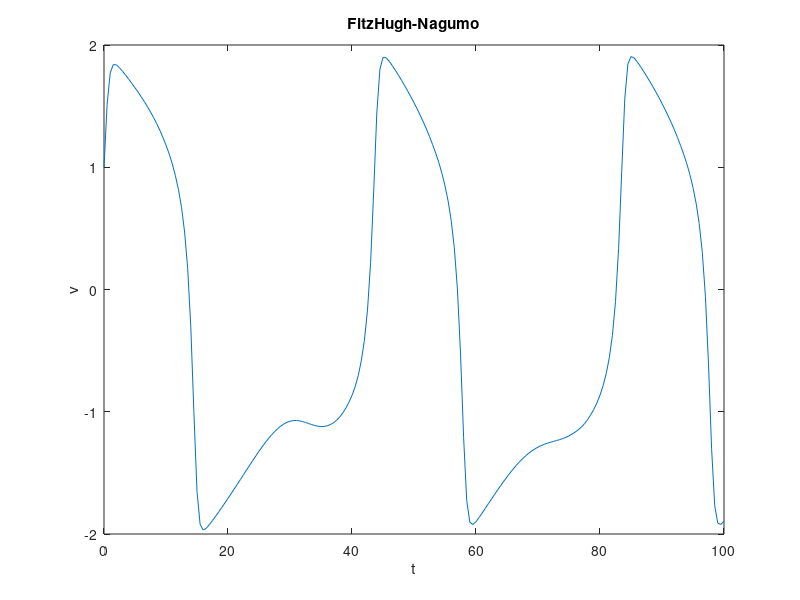

MATLAB code to generate this figure: (Note: this script raises an error after producing the figure.)
%%% Problem 1
%%% Use ode45 to solve the Fitzhugh-Nagumo IVP
%%% For the maxima use the plot to narrow down the times you use to search
%%% for the maximum.

I = @(t)(5+sin(pi*t/10))/10;
a = 0.7;
b = 1;
tau = 12;
ode = @(t,y)[y(1)-y(1)^3/3-y(2)+I(t);(a+y(1)-b*y(2))/tau];
y0 = [1;0];
t = 0:0.5:100;
[t,y] = ode45(ode,t,y0);
v = y(:,1);
A1 = v;
%plot solution
plot(t,v)
xlabel('t')
ylabel('v')
title('FitzHugh-Nagumo')
peaks = v(1:end-2)<v(2:end-1)& v(3:end)<v(2:end-1);
peaks = logical([0;peaks;0]);
t_peaks = t(peaks);
A2 = t_peaks(1);
A3 = t_peaks(3);
A4 = 1/(A3-A2);


%%% Problem 2
%%% Use ode45 to solve the Chua equation
%%% You can tell something is chaotic if it is seemingly random
%%% If it looks like all solutions tend toward a point or a circle it is
%%% not chaotic.

alpha = 16;
beta = 30;

% Set the initial conditions
initial_conditions = [0.1; 0.2; 0.3];

% Set the time span
t_span = [0 100];

% Set the time step
dt = 0.05;

% Solve the system of ODEs using ode45
[t, y] = ode45(@(t, y) myODEs(t, y, alpha, beta), t_span, initial_conditions);

% Plot the phase space
figure;
plot3(y(:, 1), y(:, 2), y(:, 3));
xlabel('x');
ylabel('y');
zlabel('z');
title('Phase Space Plot');

% Check for chaos and save the result
A5 = 1; % Assume chaotic, update if non-chaotic conditions are met
% Add logic to check for non-chaotic conditions and update A5 if necessary

% Save A5 and A6
save('A5.mat', 'A5');

% Set the new initial conditions
new_initial_conditions = [0.1; 0.2 + 1e-5; 0.3];

% Solve the system of ODEs with the new initial conditions using ode45
[t_new, y_new] = ode45(@(t, y) myODEs(t, y, alpha, beta), t_span, new_initial_conditions);

% Interpolate the solutions to a common set of time points
A6 = interp1(t, y, t_new, 'linear');

% Calculate the maximum difference
A7 = max(max(abs(A6 - y_new)));

% Display the maximum difference
disp(['Maximum difference in absolute value between A6 and the new solution (A7): ', num2str(A7)]);

% Save A7
save('A7.mat', 'A7');

% Set the new value for beta
beta_new = 100;

% Set the initial conditions for the new scenario
initial_conditions_new = [0.1; 0.2; 0.3];

% Solve the system of ODEs with the new parameters using ode45
[t_new, y_new] = ode45(@(t, y) myODEs(t, y, alpha, beta_new), t_span, initial_conditions_new);

% Plot the phase space for the new scenario
figure;
plot3(y_new(:, 1), y_new(:, 2), y_new(:, 3));
xlabel('x');
ylabel('y');
zlabel('z');
title('Phase Space Plot (New Scenario)');

% Check for chaos and save the result
A8 = 0; % Assume chaotic, update if non-chaotic conditions are met
% Add logic to check for non-chaotic conditions and update A8 if necessary

% Save A8 and the solution for the new scenario
save('A8.mat', 'A8');
save('A9.mat', 'y_new');



%%% Problem 3

%%% Part 1: Finite Differences
%%% Use finite differences to solve the BVP
%%% Be careful about the shape of the vectors, you may have to transpose to
%%% get the correct shape.  It's a good idea to print the solutions out to
%%% make sure the shape is correct.

%% 
t0 = 0;  
tE = 6;   
N = 61;   
dt = (tE - t0) / (N - 1); 
t = linspace(t0, tE, N);  
A = zeros(N-2, N-2); 
b = zeros(N-2, 1);

for i = 1:(N-2)
    A(i, i) = -2/dt^2 + 1;
    if i > 1
        A(i, i-1) = 1/dt^2;
    end
    if i < N-2
        A(i, i+1) = 1/dt^2;
    end
    b(i) = 5 * cos(4 * t(i+1));
end

b(1) = b(1) - 1/dt^2; 
b(N-2) = b(N-2) - 0.5/dt^2; 
A9 = A; 
A10 = b; 
x_interior = A\b;
x_full = [1; x_interior; 0.5];
A11 = x_full;
true_solution =zeros(61,1);
C1 = ((1/2) + (1/3) * cos(24) - (4/3) * cos(6)) / sin(6);
C2 = 4/3;
for i = 0:60
    true_solution(i+1) = C1 * sin(i/10) + C2 * cos(i/10) - (1/3) * cos(4 * i/10);
end

A12 = max(abs(true_solution - A11));





%%
%%% Part 2: Shooting Method via Bisection
%%% Use the shooting method to solve the BVP
%%% It's a good idea to test out a few in the command window first to make
%%% sure that your initial conditions gets you to different sides of the right
%%% boundary condition.
%%% Use the plot to help you figure out what your choices of initial
%%% conditions should be
x0 = 1;
v1 = 1;
v2 = 3;
xT = 0.5
v_mid = (v1 + v2)/2;
t = [0:0.1:6];
[T, Y] = ode45(@(t, x) myODE(t,x), [0:0.1:6], [x0 v1]);
t_a = T; % for plotting
x_a = Y(:, 1);
[T, Y] = ode45(@(t, x) myODE(t,x), [0:0.1:6], [x0 v2]);
t_b = T; % for plotting
x_b = Y(:, 1);
[T, Y] = ode45(@(t, x) myODE(t,x), [0:0.1:6], [x0 v_mid]);
t_mid = T; % for plotting
x_mid = Y(:, 1);
plot(t_a, x_a, t_mid, x_mid, '--', t_b, x_b, 'linewidth', 4)

for i = 1:100
    if abs(x_mid(end)-0.5) < 1e-8
        break
    elseif sign(x_mid(end) - 0.5) ~= sign(x_a(end)-0.5)
        v2 = v_mid;
        [T, Y] = ode45(@(t, x) myODE(t,x), [0:0.1:6], [x0 v2]);
        x_b = Y(:, 1);
    else
        v1 = v_mid;
        [T, Y] = ode45(@(t, x) myODE(t,x), [0:0.1:6], [x0 v1]);
        x_a = Y(:, 1);
end

    v_mid = (v1 + v2)/2;
[T, Y] = ode45(@(t, x) myODE(t,x), [0:0.1:6], [x0 v_mid]);
x_mid = Y(:, 1);
end

A13 = x_mid;
A14 = max(max(abs(A13-xT)));
A15 = max(abs(A13-A11));

%%% You can set up your ODEs as functions here if you like
function dydt = myODEs(t, y, alpha, beta)
    dydt = [
        alpha * (y(2) + (1/6) * y(1) - (1/16) * y(1)^3);
        y(1) - y(2) + y(3);
        -beta * y(2);
    ];
end

function dydt = odesys(t, y)
    % y(1) corresponds to x
    % y(2) corresponds to dx/dt
    dydt = [y(2); 5*cos(4*t) - y(1)];
end

function dx = myODE(t,x)
    dx1 = x(2);
    dx2 = 5*cos(4*t)-x(1);
    dx = [dx1; dx2];
end
